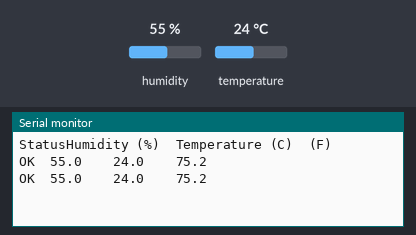
Recording of a sketch running on a simulated Arduino Uno, built with avr-gcc and run on an emulated ATmega328P. On the bench: the last lines printed to the serial monitor. Inputs (shaded band) come from the test bench; at power-on: humidity 55 %, temperature 24 °C.

Above: at 4.8 s.
4.9 s: humidity set to 22 %
At 7.1 s:
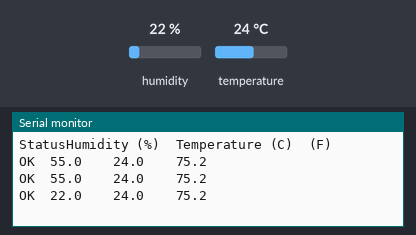
7.9 s: temperature set to 12 °C
At 8.8 s:
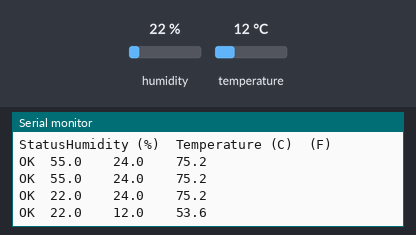
10.9 s: humidity set to 40 %
At 13.5 s:
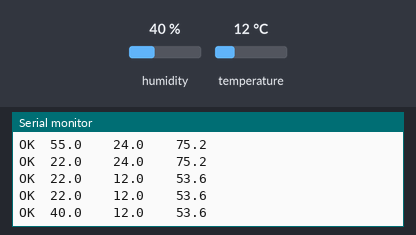
Timing chart, 0 to 15.0 s (numbered marks = the images above; inputs shaded):
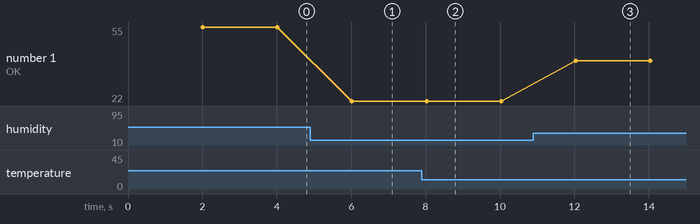

Measured:
- after the input at 4.9 s, the serial monitor: prints a new line after 1.1 s (image 1)
- after the input at 7.9 s, the serial monitor: prints a new line after 0.12 s (image 2)
- after the input at 10.9 s, the serial monitor: prints a new line after 1.1 s (image 3)
- plotted number 1: 55 → 22 after the input at 4.9 s, 22 → 40 after the input at 10.9 s

The sketch:

DHR-SETUP.ino
```cpp
#include "DHT.h"
DHT dht;

void setup()
{
  Serial.begin(9600);
  Serial.println();
  Serial.println("Status\Humidity (%)\tTemperature (C)\t(F)");
  dht.setup(7); // data pin 2
}

void loop()
{
  delay(dht.getMinimumSamplingPeriod());
  float humidity = dht.getHumidity();
  float temperature = dht.getTemperature();

  Serial.print(dht.getStatusString());
  Serial.print("\t");
  Serial.print(humidity, 1);
  Serial.print("\t\t");
  Serial.print(temperature, 1);
  Serial.print("\t\t");
  Serial.println(dht.toFahrenheit(temperature), 1);
}
```
